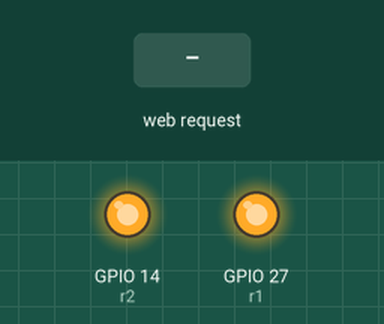
Bench run of a program on a simulated ESP32 board running MicroPython. On the bench: output pins drawn as LEDs (lit = HIGH). The test bench sets the inputs (shaded band). WiFi joins after 1.5 s; what the program prints to the serial console is not drawn.

Above: at 2.7 s.
2.8 s: HTTP request GET /r1/on received
At 3.6 s:
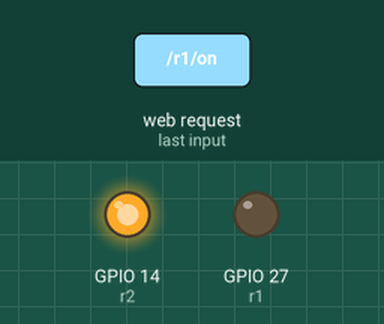
4.3 s: HTTP request GET /r2/on received
At 4.8 s:
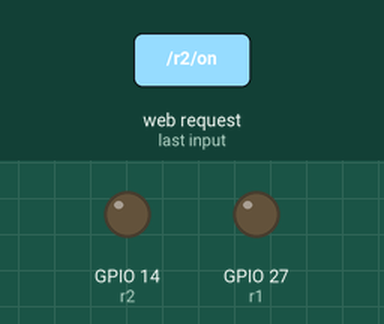
5.8 s: HTTP request GET /r1/off received
At 7.0 s:
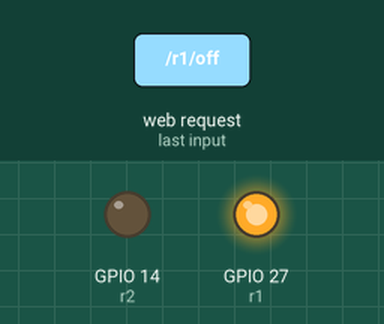
7.3 s: HTTP request GET /r2/off received
At 8.3 s:
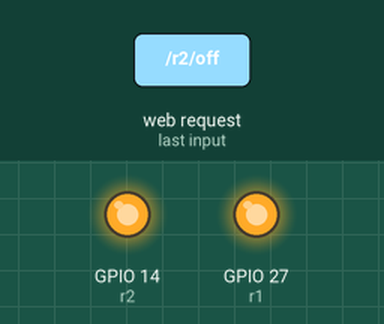
Timing chart, 0 to 9.8 s (numbered marks = the images above; inputs shaded):
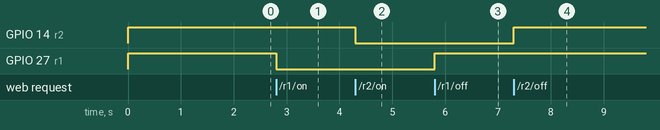

Measured:
- after the input at 2.8 s, GPIO 27 (r1): HIGH → LOW at once
- after the input at 4.3 s, GPIO 14 (r2): HIGH → LOW at once
- after the input at 5.8 s, GPIO 27 (r1): LOW → HIGH at once
- after the input at 7.3 s, GPIO 14 (r2): LOW → HIGH at once

The program:

relais_web.py
```python
# relais_web.py — 2 relais pilotés via serveur web (WiFi maison)
# -----------------------------------------------------------------------
# Relais 1 → Pin 27    Relais 2 → Pin 14
# L'ESP32 se connecte à ta box → ouvre l'IP sur smartphone
# -----------------------------------------------------------------------

import network
import socket
from machine import Pin
from time import sleep_ms

# ── À modifier ──────────────────────────────────────────────────────────
SSID      = "NOM_DE_TON_WIFI"
PASSWORD  = "MOT_DE_PASSE_WIFI"
ACTIF_BAS = True   # True = module relais bleu (LOW=ON)
# ────────────────────────────────────────────────────────────────────────

r1 = Pin(27, Pin.OUT)
r2 = Pin(14, Pin.OUT)

def set_relais(pin, on):
    pin.value((0 if on else 1) if ACTIF_BAS else (1 if on else 0))

set_relais(r1, False)
set_relais(r2, False)
e1 = e2 = False

# ── Connexion WiFi ──────────────────────────────────────────────────────
wifi = network.WLAN(network.STA_IF)
wifi.active(True)
wifi.connect(SSID, PASSWORD)
print(f"Connexion à {SSID}...")
for _ in range(20):
    if wifi.isconnected():
        break
    sleep_ms(500)
    print(".", end="")

if not wifi.isconnected():
    print("\nErreur WiFi — vérifie SSID et PASSWORD")
    raise SystemExit

ip = wifi.ifconfig()[0]
print(f"\nConnecté !  →  http://{ip}")
print("Ouvre cette adresse sur ton smartphone")

# ── Page HTML ───────────────────────────────────────────────────────────
def page_html():
    s1 = "ON"  if e1 else "OFF"
    s2 = "ON"  if e2 else "OFF"
    c1 = "#2ecc71" if e1 else "#e74c3c"
    c2 = "#2ecc71" if e2 else "#e74c3c"
    l1 = "Éteindre R1" if e1 else "Allumer R1"
    l2 = "Éteindre R2" if e2 else "Allumer R2"
    a1 = "off" if e1 else "on"
    a2 = "off" if e2 else "on"

    return f"""<!DOCTYPE html>
<html><head>
<meta charset="utf-8">
<meta name="viewport" content="width=device-width,initial-scale=1">
<title>Relais ESP32</title>
<style>
  *{{box-sizing:border-box;margin:0;padding:0}}
  body{{font-family:Arial,sans-serif;background:#1a1a2e;color:#fff;padding:20px;text-align:center}}
  h1{{font-size:1.6em;margin:20px 0 30px}}
  .card{{background:#16213e;border-radius:20px;padding:28px 20px;margin:0 auto 20px;max-width:360px}}
  .label{{font-size:0.9em;color:#aaa;margin-bottom:8px}}
  .etat{{font-size:2.6em;font-weight:bold;margin:8px 0 20px}}
  .btn{{display:block;background:#0f3460;color:#fff;text-decoration:none;
        padding:18px;border-radius:14px;font-size:1.2em;font-weight:bold;
        border:2px solid #ffffff22}}
  .btn:active{{background:#e94560}}
  .ip{{color:#555;font-size:0.75em;margin-top:30px}}
</style>
</head><body>
<h1>⚡ Relais ESP32</h1>

<div class="card">
  <div class="label">RELAIS 1 — Pin 27</div>
  <div class="etat" style="color:{c1}">{s1}</div>
  <a class="btn" href="/r1/{a1}">{l1}</a>
</div>

<div class="card">
  <div class="label">RELAIS 2 — Pin 14</div>
  <div class="etat" style="color:{c2}">{s2}</div>
  <a class="btn" href="/r2/{a2}">{l2}</a>
</div>

<div class="ip">ESP32 · {ip}</div>
</body></html>"""

# ── Serveur HTTP ─────────────────────────────────────────────────────────
srv = socket.socket()
srv.setsockopt(socket.SOL_SOCKET, socket.SO_REUSEADDR, 1)
srv.bind(socket.getaddrinfo("0.0.0.0", 80)[0][-1])
srv.listen(1)
print("Serveur prêt.\n")

while True:
    try:
        conn, addr = srv.accept()
        req   = conn.recv(1024).decode()
        route = req.split("\r\n")[0].split(" ")[1] if req else "/"

        if   route == "/r1/on":  set_relais(r1, True);  e1 = True;  print("R1 ON")
        elif route == "/r1/off": set_relais(r1, False); e1 = False; print("R1 OFF")
        elif route == "/r2/on":  set_relais(r2, True);  e2 = True;  print("R2 ON")
        elif route == "/r2/off": set_relais(r2, False); e2 = False; print("R2 OFF")

        if route in ("/r1/on", "/r1/off", "/r2/on", "/r2/off"):
            conn.send(b"HTTP/1.1 303 See Other\r\nLocation: /\r\nContent-Length: 0\r\n\r\n")
        else:
            html = page_html()
            conn.send(f"HTTP/1.1 200 OK\r\nContent-Type: text/html; charset=utf-8\r\nContent-Length: {len(html)}\r\n\r\n{html}")
    except OSError:
        pass
    finally:
        conn.close()
```
